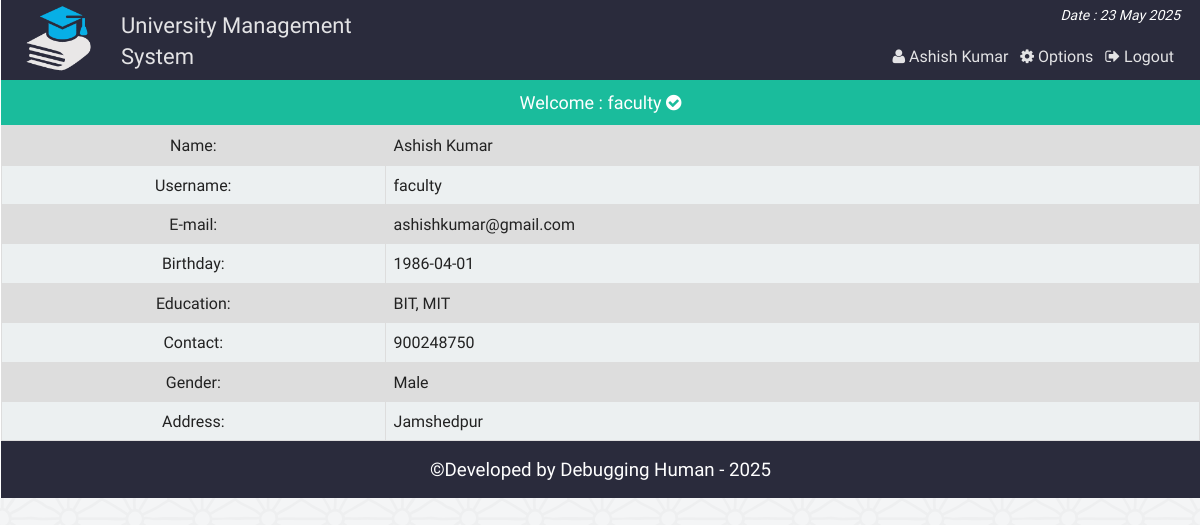
Page /fct_single_profile.php (signed in) on the committed database.
### tables this page shows
CREATE TABLE `faculty` (
  `id` int(11) NOT NULL,
  `username` varchar(15) NOT NULL,
  `password` varchar(50) NOT NULL,
  `name` varchar(30) NOT NULL,
  `email` varchar(100) NOT NULL,
  `birthday` date DEFAULT NULL,
  `gender` varchar(10) NOT NULL,
  `education` varchar(100) DEFAULT NULL,
  `contact` int(100) DEFAULT NULL,
  `address` varchar(255) DEFAULT NULL
);

### php/functions.php (called while the page is built, shortened)
<?php
class login_registration_class{
	public function get_faculty_by_username($uname){
		global $conn;
		$sql = "select * from faculty where username='$uname'";
		$result = $conn->query($sql);
		return $result;
	}
};
?>

### fct_single_profile.php (the view, shortened to what this page needs)
<?php
require "php/config.php";
require_once "php/functions.php";
$user = new login_registration_class();
$funame = $_SESSION['f_uname'];
?>
<?php
include "php/headertop.php";
?>
	<div class="faculty">
		<p style="font-size:18px;text-align:center;background:#1abc9c;color:#fff;padding:10px;margin:0">Welcome : <?php echo $funame; ?> <i class="fa fa-check-circle" aria-hidden="true"></i></p>
			<table class="tab_one">
			<?php
				$getuser = $user->get_faculty_by_username($funame);
				while($row = $getuser->fetch_assoc()){
			?>
			<tr>
				<td  style="text-align:center">Name: </td>
				<td><?php echo $row['name']; ?></td>
			</tr>
			<tr>
				<td  style="text-align:center">Username: </td>
				<td><?php echo $row['username']; ?></td>
			</tr>
			<tr>
				<td  style="text-align:center">E-mail: </td>
				<td><?php echo $row['email']; ?></td>
			</tr>
			<tr>
				<td  style="text-align:center">Birthday: </td>
				<td><?php echo $row['birthday']; ?></td>
			</tr>
			<tr>
				<td  style="text-align:center">Education: </td>
				<td><?php echo $row['education']; ?></td>
			</tr>
			<tr>
				<td  style="text-align:center">Contact: </td>
				<td><?php echo $row['contact']; ?></td>
			</tr>
			<tr>
				<td  style="text-align:center">Gender: </td>
				<td><?php echo $row['gender']; ?></td>
			</tr>
			<tr>
				<td  style="text-align:center">Address: </td>
				<td><?php echo $row['address']; ?></td>
			</tr>
			<?php if($row['username'] == $funame){ ?>
			<?php } } ?>
		</table>
	</div>
<?php
include "php/footerbottom.php";
?>

### css/main.css (style rules this page uses)
html { color: #222; font-size: 1em; line-height: 1.4; }
body { font-family:roboto !important; background:url(../img/ptrn.png) repeat fixed; }
.st_reg th, td { padding: 8px; }
table.tab_one { width:100%; }
table.tab_one td { border:1px solid #ddd; padding:8px; }
table.tab_one tr:nth-child(odd) { background:#ddd; }
table.tab_one tr:nth-child(even) { background:#ecf0f1; }
table.att_tab tr,td,th { border:2px solid #ddd; border-collapse:collapse; padding:8px; }

### rows in the picture
faculty: name "Ashish Kumar", username "faculty", email "ashishkumar@gmail.com", birthday "1986-04-01", education "BIT, MIT", contact "900248750", gender "Male", address "Jamshedpur"

### other values in the picture
$fname "Ashish Kumar"
$funame "faculty"
